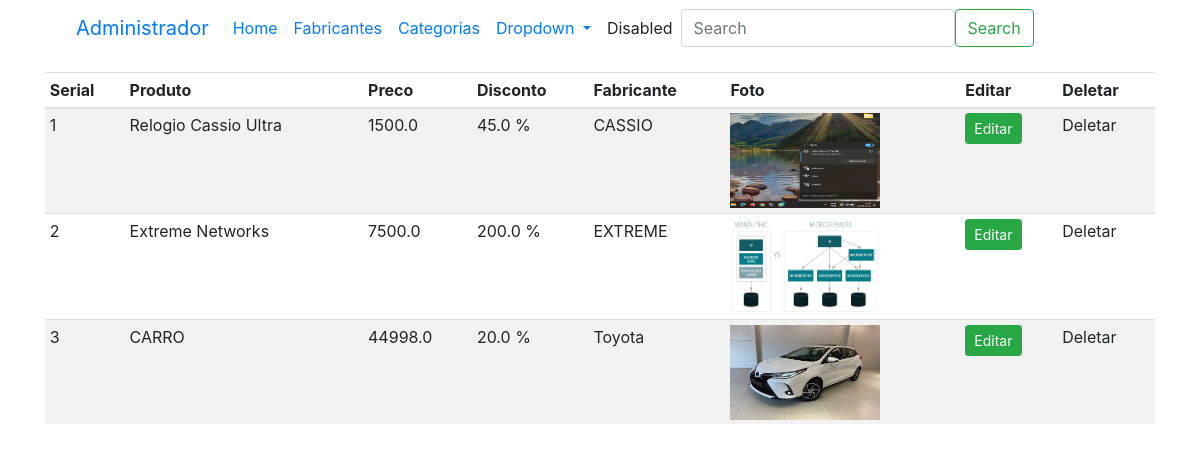
Page /admin (signed in) on the earlier database version.
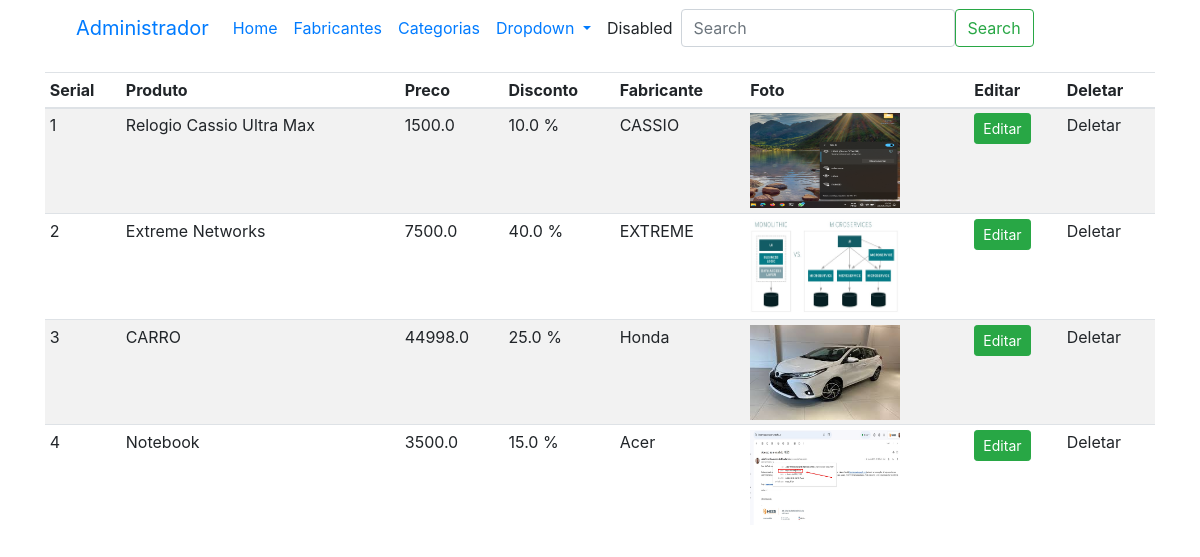
Same page on the later database version.
### loja/produtos/models.py (models this page shows, shortened)
class Addproduto(db.Model):
    id = db.Column(db.Integer, primary_key=True)
    name = db.Column(db.String(100), nullable=False,unique=True)
    price = db.Column(db.Float, nullable=False)
    discount = db.Column(db.Float, default=0)
    stock = db.Column(db.Integer, nullable=False)
    description = db.Column(db.String(255), nullable=False)
    color = db.Column(db.String(100), nullable=False)
    pub_date = db.Column(db.DateTime, nullable=False, default=datetime.now())
    marca_id = db.Column(db.Integer, db.ForeignKey('marca.id'), nullable=False)
    marca = db.relationship('Marca', backref=db.backref('marca', lazy=True))
    categoria_id = db.Column(db.Integer, db.ForeignKey('categoria.id'), nullable=False)
    categoria = db.relationship('Categoria', backref=db.backref('categorias', lazy=True)) #observar se é o mesmo nome da tabela
    create_date = db.Column(db.DateTime, nullable=False, default=datetime.now())
    image_1 = db.Column(db.String(150), nullable=False, default='default.jpg')
    image_2 = db.Column(db.String(150), nullable=False, default='default.jpg')
    image_3 = db.Column(db.String(150), nullable=False, default='default.jpg')

class Marca(db.Model):
    id = db.Column(db.Integer, primary_key=True)
    name = db.Column(db.String(100), nullable=False,unique=True)

### loja/admin/rotas.py (the view)
@app.route('/admin')
def admin():
    if 'email' not in session:
        flash('Por favor, faça o login para acessar o sistema ', 'danger')
        return redirect(url_for('login'))
    produtos = Addproduto.query.all()
    return render_template('admin/index.html', title="Pagina Administrativa", produtos=produtos)

### loja/templates/admin/index.html (shortened to what this page needs)
{% extends 'layouts.html' %}
{% block content %}
<div class="container">
    <nav class="navbar navbar-expand-lg bg-body-tertiary">
        <div class="container-fluid">
          <a class="navbar-brand" href="#">Administrador</a>
          <div class="collapse navbar-collapse" id="navbarSupportedContent">
            <ul class="navbar-nav me-auto mb-2 mb-lg-0">
              <li class="nav-item">
                <a class="nav-link active" aria-current="page" href="/admin">Home</a>
              </li>
              <li class="nav-item">
                <a class="nav-link" href="/marcas">Fabricantes</a>
              </li>
              <li class="nav-item">
                <a class="nav-link" href="/categoria">Categorias</a>
                </li>
              <li class="nav-item dropdown">
                <a class="nav-link dropdown-toggle" href="#" role="button" data-bs-toggle="dropdown" aria-expanded="false">
                  Dropdown
                </a>
              </li>
              <li class="nav-item">
                <a class="nav-link disabled" aria-disabled="true">Disabled</a>
              </li>
            </ul>
            <form class="d-flex" role="search">
              <input class="form-control me-2" type="search" placeholder="Search" aria-label="Search">
              <button class="btn btn-outline-success" type="submit">Search</button>
            </form>
          </div>
        </div>
      </nav>
</div>
<div class="container mt-3">
    <table class="table table-sm table-striped">
        <thead>
            <th>Serial</th>
            <th>Produto</th>
            <th>Preco</th>
            <th>Disconto</th>
            <th>Fabricante</th>
            <th>Foto </th>
            <th>Editar</th>
            <th>Deletar</th>
        </thead>
        <tbody>
            {% for produto in produtos %}
            <tr>
                <td>{{loop.index}}</td>
                <td>{{produto.name}}</td>
                <td>{{produto.price}}</td>
                <td>{{produto.discount}} %</td>
                <td>{{produto.marca.name}}</td>
                <td><img src="{{url_for('static', filename='images/' + produto.image_1)}}" width="150" height="95"></td>
                <td><a href="{{url_for('updateproduto',id=produto.id)}}" class="btn btn-success btn-sm">Editar</a></td>
                <td>Deletar</td>
            </tr>
            {% endfor %}
        </tbody>
    </table>
</div>
{% endblock content %}

### loja/templates/layouts.html (shortened to what this page needs)
<!doctype html>
<html lang="en">
  <head>
    <link rel="stylesheet" href="{{url_for('static', filename='css/bootstrap.min.css')}}" >
  </head>
  <body>
{% block content %}
{% endblock content%}
  </body>
</html>

Differences in the rows shown:
changed Addproduto "CASSIO": name "Relogio Cassio Ultra" → "Relogio Cassio Ultra Max"; discount "45.0" → "10.0"
changed Addproduto "Extreme Networks": discount "200.0" → "40.0"
changed Addproduto "CARRO": discount "20.0" → "25.0"; marca.name "Toyota" → "Honda"
added Addproduto: name "Notebook", price "3500.0", discount "15.0", marca.name "Acer", image_1 (picture)
